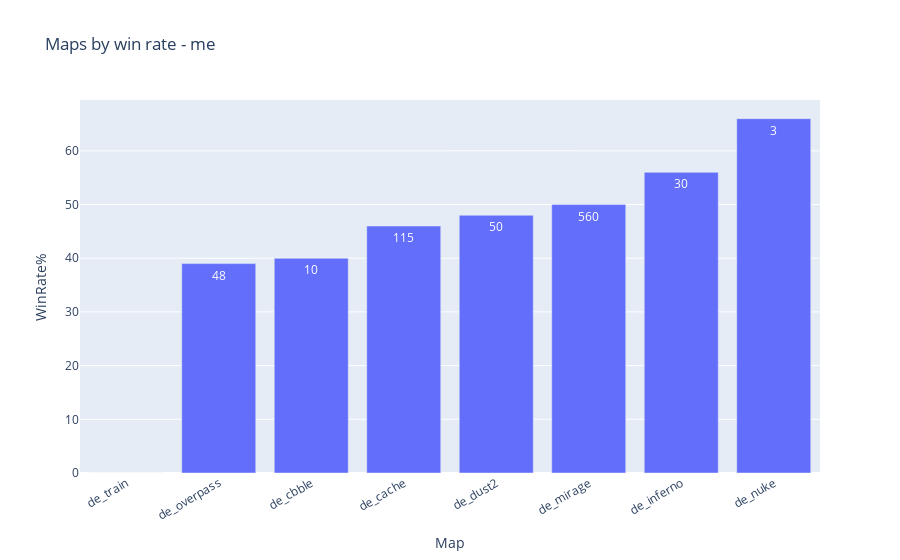

The cell this chart's notebook holds for it:
### Code cell
data = Maps_me.sort_values(by = "WinRate%")

fig = px.bar(data, y="WinRate%", x=data.index,
            text=data["TimesPlayed"].apply(human_format),
            # text_auto = ".2f",
            title="Maps by win rate - me",
            
            
            
            )
fig.update_layout(xaxis_tickangle=-30)

fig.show()

### Figure 1 — Plotly figure (JSON) as saved in the notebook; plotly's stock layout.template omitted (floating-point values rounded to 4 significant figures)
{"data": [{"alignmentgroup": "True", "hovertemplate": "Map=%{x}<br>WinRate%=%{y}<br>text=%{text}<extra></extra>", "legendgroup": "", "marker": {"color": "#636efa", "pattern": {"shape": ""}}, "name": "", "offsetgroup": "", "orientation": "v", "showlegend": false, "text": ["8", "48", "10", "115", "50", "560", "30", "3"], "textposition": "auto", "type": "bar", "x": ["de_train", "de_overpass", "de_cbble", "de_cache", "de_dust2", "de_mirage", "de_inferno", "de_nuke"], "xaxis": "x", "y": [0, 39, 40, 46, 48, 50, 56, 66], "yaxis": "y"}], "layout": {"barmode": "relative", "legend": {"tracegroupgap": 0}, "title": {"text": "Maps by win rate - me"}, "xaxis": {"anchor": "y", "domain": [0, 1], "tickangle": -30, "title": {"text": "Map"}}, "yaxis": {"anchor": "x", "domain": [0, 1], "title": {"text": "WinRate%"}}}}
